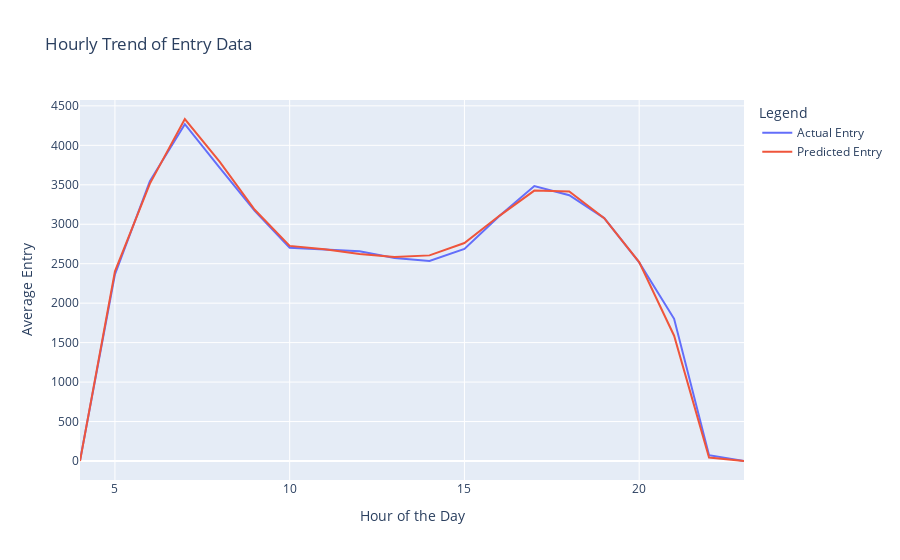

Write notebook code for a chart like this one.
### Code cell
# Inverse transform the actual values
df_actual = pd.DataFrame(y_test, columns=['Entry'])
y_test_inv = scaler_entry.inverse_transform(df_actual)

# Ensure date_time_test matches the length of y_test_inv and y_pred_inv
date_time_test = df['Date Time'][-len(y_test_inv):]

# Create a DataFrame with the predictions, actual values, and corresponding is_holiday and rain_class
df_pred_with_time = pd.DataFrame({
    'Date Time': date_time_test,
    'Actual Entry': y_test_inv.flatten(),
    'Predicted Entry': y_pred_inv.flatten(),
    'is_holiday': df['is_holiday'][-len(y_test_inv):].values,  # Add is_holiday to the DataFrame
    'rain_class': df['rain_class'][-len(y_test_inv):].values   # Add rain_class to the DataFrame
})

# Extract the hour from the 'Date Time' column
df_pred_with_time['hour'] = df_pred_with_time['Date Time'].dt.hour

# Aggregate the actual and predicted values by hour
hourly_trend = df_pred_with_time.groupby('hour').agg({
    'Actual Entry': 'mean',
    'Predicted Entry': 'mean'
}).reset_index()

# Display the aggregated data
print(hourly_trend)

import plotly.express as px

# Create a Plotly figure for the hourly trend based on actual and predicted values
fig = px.line(hourly_trend, x='hour', y=['Actual Entry', 'Predicted Entry'], title='Hourly Trend of Entry Data')

# Update layout for better visualization
fig.update_layout(
    xaxis_title='Hour of the Day',
    yaxis_title='Average Entry',
    legend_title='Legend'
)


# Show the plot
fig.show()

### Figure 1 — Plotly figure (JSON) as saved in the notebook; plotly's stock layout.template omitted (floating-point values rounded to 4 significant figures)
{"data": [{"hovertemplate": "variable=Actual Entry<br>hour=%{x}<br>value=%{y}<extra></extra>", "legendgroup": "Actual Entry", "line": {"color": "#636efa", "dash": "solid"}, "marker": {"symbol": "circle"}, "mode": "lines", "name": "Actual Entry", "orientation": "v", "showlegend": true, "type": "scatter", "x": [4, 5, 6, 7, 8, 9, 10, 11, 12, 13, 14, 15, 16, 17, 18, 19, 20, 21, 22, 23], "xaxis": "x", "y": [4.703, 2364.0, 3547.0, 4268.0, 3715.0, 3169.0, 2703.0, 2680.0, 2658.0, 2573.0, 2534.0, 2687.0, 3104.0, 3485.0, 3368.0, 3078.0, 2516.0, 1801.0, 73.23, 0.2658], "yaxis": "y"}, {"hovertemplate": "variable=Predicted Entry<br>hour=%{x}<br>value=%{y}<extra></extra>", "legendgroup": "Predicted Entry", "line": {"color": "#EF553B", "dash": "solid"}, "marker": {"symbol": "circle"}, "mode": "lines", "name": "Predicted Entry", "orientation": "v", "showlegend": true, "type": "scatter", "x": [4, 5, 6, 7, 8, 9, 10, 11, 12, 13, 14, 15, 16, 17, 18, 19, 20, 21, 22, 23], "xaxis": "x", "y": [0, 2403.0, 3516.0, 4334.0, 3790.0, 3183.0, 2725.0, 2685.0, 2624.0, 2586.0, 2606.0, 2762.0, 3107.0, 3426.0, 3415.0, 3077.0, 2521.0, 1588.0, 44.02, 0], "yaxis": "y"}], "layout": {"legend": {"title": {"text": "Legend"}, "tracegroupgap": 0}, "title": {"text": "Hourly Trend of Entry Data"}, "xaxis": {"anchor": "y", "domain": [0, 1], "title": {"text": "Hour of the Day"}}, "yaxis": {"anchor": "x", "domain": [0, 1], "title": {"text": "Average Entry"}}}}
